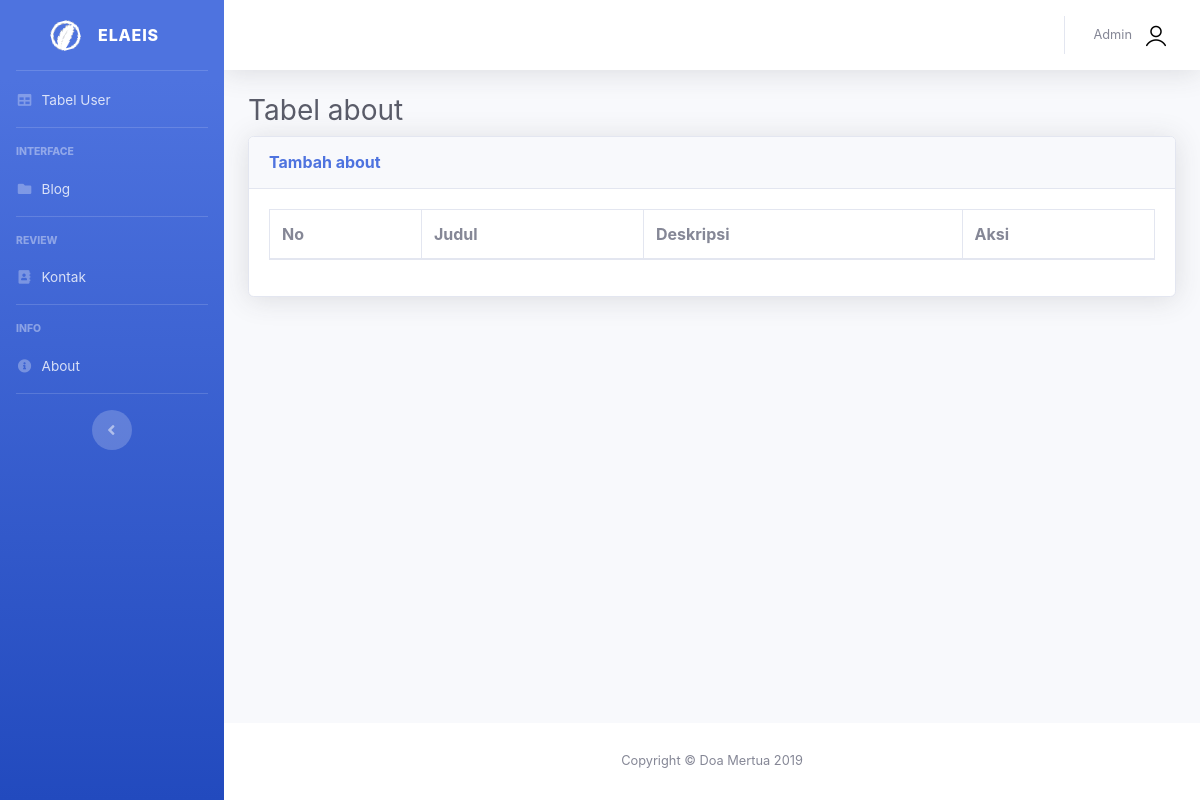
/index.php/about, run on an earlier commit of the app's database.
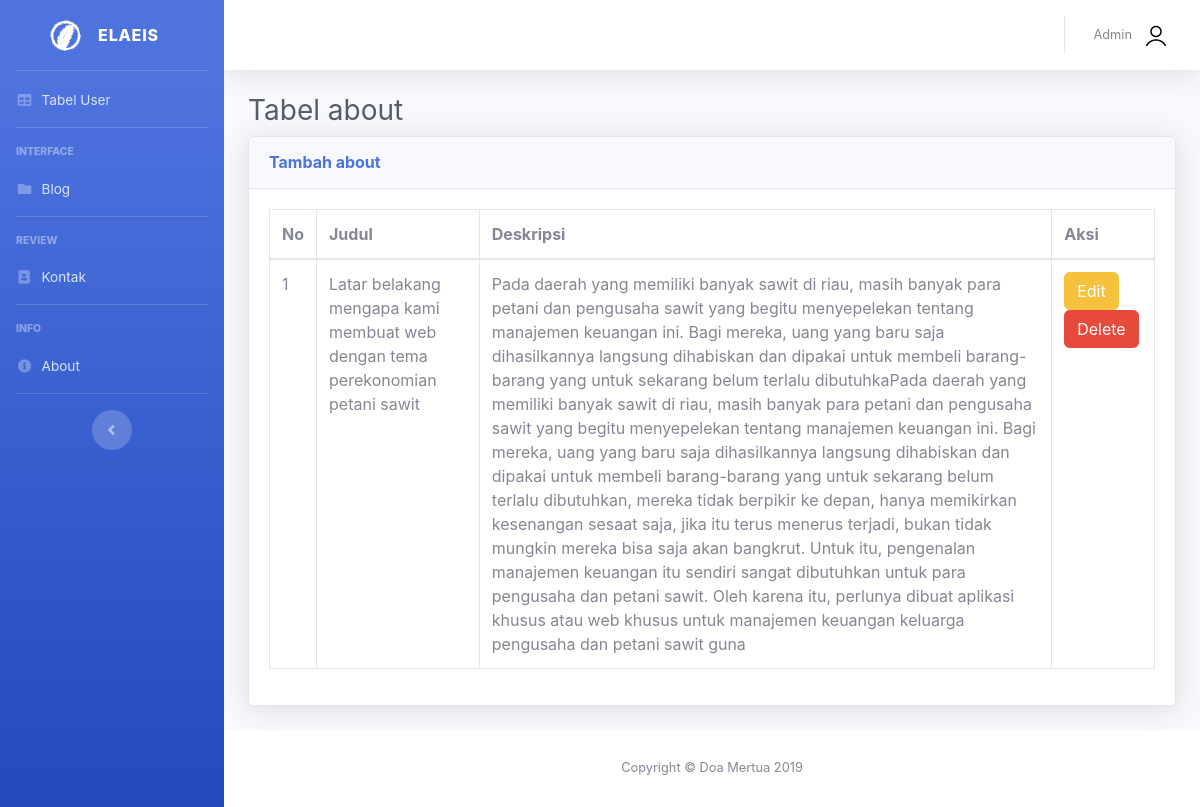
And on a later commit of the database.
### tables this page shows
CREATE TABLE `about` (
  `id_about` int(11) NOT NULL,
  `judul` varchar(300) NOT NULL,
  `deskripsi` varchar(1000) NOT NULL
);

### application/controllers/About.php (called while the page is built, shortened)
<?php
class About extends CI_Controller {
	function __construct()
	{
		$this->load->model('User_model');
	}
	public function index()
	{
		$data_about = $this->User_model->select("about");
		$about['about'] = $data_about;
		$this->load->view('tabelabout', $about);
	}
}
?>

### index.php (called while the page is built, shortened)
<?php
require_once BASEPATH.'core/CodeIgniter.php';

### application/models/User_model.php (called while the page is built, shortened)
<?php
class User_model extends CI_Model
{
	public function select($select)
	{
		return $this->db->get($select)->result();
	}
}
 ?>

### application/views/tabelabout.php (the view, shortened to what this page needs)
        <div class="container-fluid">
          <h1 class="h3 mb-2 text-gray-800">Tabel about</h1>
          <div class="card shadow mb-4">
            <div class="card-header py-3">
              <a href="<?php echo site_url('about/createabout');?>">
              <h6 class="m-0 font-weight-bold text-primary">Tambah about</h6>
              </a>
            </div>
            <div class="card-body">
              <div class="table-responsive">
                <table class="table table-bordered" id="dataTable" width="100%" cellspacing="0">
                  <thead>
                    <tr>
                      <th>No</th>
                      <th>Judul</th>
                      <th>Deskripsi</th>
                      <th>Aksi</th>
                    </tr>
                  </thead>
                  <tbody>
                    <?php
                      foreach ($about as $key => $value) {
                    ?>
                    <tr>
                      <td><?php echo $key+1 ?></td>
                      <td><?php echo $value->judul; ?></td>
                      <td><?php echo $value->deskripsi; ?></td>
                      <td>
                        <a href="<?php echo site_url('about/update/'.$value->id_about);?>" class="btn btn-warning">Edit</a>
                        <a href="<?php echo site_url('about/delete/'.$value->id_about);?>" onClick="return confirm('Apakah anda ingin menghapus data ini')" class="btn btn-danger">Delete</a>
                      </td>
                    </tr>
                    <?php } ?>
                  </tbody>
                </table>
              </div>
            </div>
          </div>
        </div>
      </div>
      <footer class="sticky-footer bg-white">
        <div class="container my-auto">
          <div class="copyright text-center my-auto">
            <span>Copyright &copy; Doa Mertua 2019</span>
          </div>
        </div>
      </footer>
    </div>
  </div>
</body>
</html>

What changed in the data, as far as the page shows it:
added about: judul "Latar belakang mengapa kami membuat web dengan tema perekonomian petani sawit", deskripsi "Pada daerah yang memiliki banyak sawit di riau, masih banyak para petani dan pengusaha sawit yang begitu menyepelekan tentang manajemen keuangan ini. Bagi mereka, uang yang baru saja dihasilkannya langsung dihabiskan dan dipakai untuk membeli barang-barang yang untuk sekarang belum terlalu dibutuhkaPada daerah yang memiliki banyak sawit di riau, masih banyak para petani dan pengusaha sawit yang begitu menyepelekan tentang manajemen keuangan ini. Bagi mereka, uang yang baru saja dihasilkannya langsung dihabiskan dan dipakai untuk membeli barang-barang yang untuk sekarang belum terlalu dibutuhkan, mereka tidak berpikir ke depan, hanya memikirkan kesenangan sesaat saja, jika itu terus menerus…"
